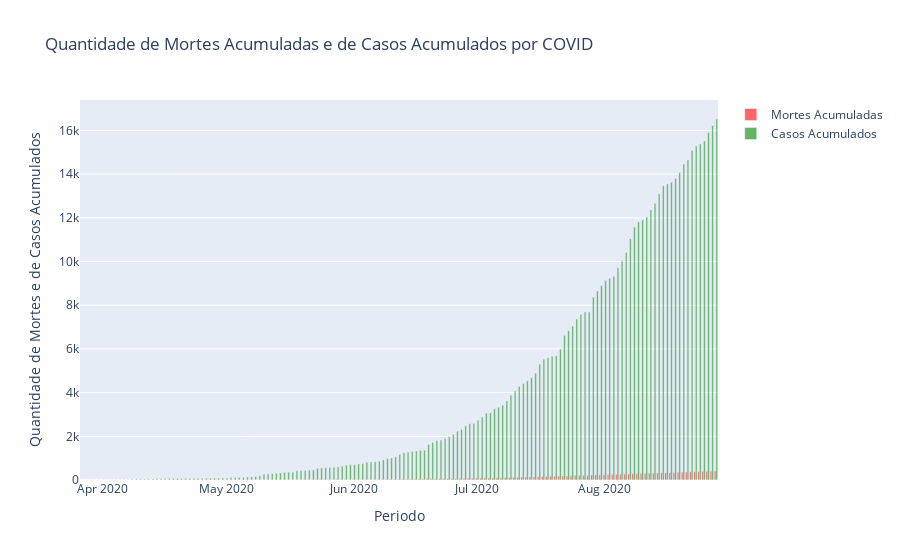

The notebook cell saved with this chart:
### Markdown cell above
# Quantidade de Mortes Acumuladas por Covid e de Casos acumulados 

Este Gráfico ilustra a quantidade de Mortes Acumuladas por Covid e também de Casos Acumulados. 
Dessa forma, o gestor poderá visualizar a aceleração da doença e da contaminação.

### Code cell
# Paramêtros
trace3 = [go.Bar(x = df_casos['data'], y = df_casos['obitosAcumulado'],
                 marker = {'color': 'red'},
                 opacity = 0.6,
                 name = 'Mortes Acumuladas'
                ),
          
          go.Bar(x = df_casos['data'], y = df_casos['casosAcumulado'],
                 marker = {'color': 'green'},
                 opacity = 0.6,
                 name = 'Casos Acumulados'
                )
         ]
                
data2 = trace3
# Criando Layout:
configuracoes_layout3 = go.Layout(title='Quantidade de Mortes Acumuladas e de Casos Acumulados por COVID',
                                 yaxis={'title':'Quantidade de Mortes e de Casos Acumulados'},
                                 xaxis={'title': 'Período'}
                                 )

# Objeto figura:
grafico3 = go.Figure(data=data2, layout=configuracoes_layout3)

# plotando o grafico:
py.iplot(grafico3)

### Figure 1 — Plotly figure (JSON) as saved in the notebook; plotly's stock layout.template omitted (floating-point values rounded to 4 significant figures; data arrays with more than 128 entries replaced by an {"elided": "..."} marker saying what was removed)
{"data": [{"marker": {"color": "red"}, "name": "Mortes Acumuladas", "opacity": 0.6, "type": "bar", "x": {"elided": "155 str values"}, "y": {"elided": "155 int values"}}, {"marker": {"color": "green"}, "name": "Casos Acumulados", "opacity": 0.6, "type": "bar", "x": {"elided": "155 str values"}, "y": {"elided": "155 int values"}}], "layout": {"title": {"text": "Quantidade de Mortes Acumuladas e de Casos Acumulados por COVID"}, "xaxis": {"title": {"text": "Periodo"}}, "yaxis": {"title": {"text": "Quantidade de Mortes e de Casos Acumulados"}}}}
